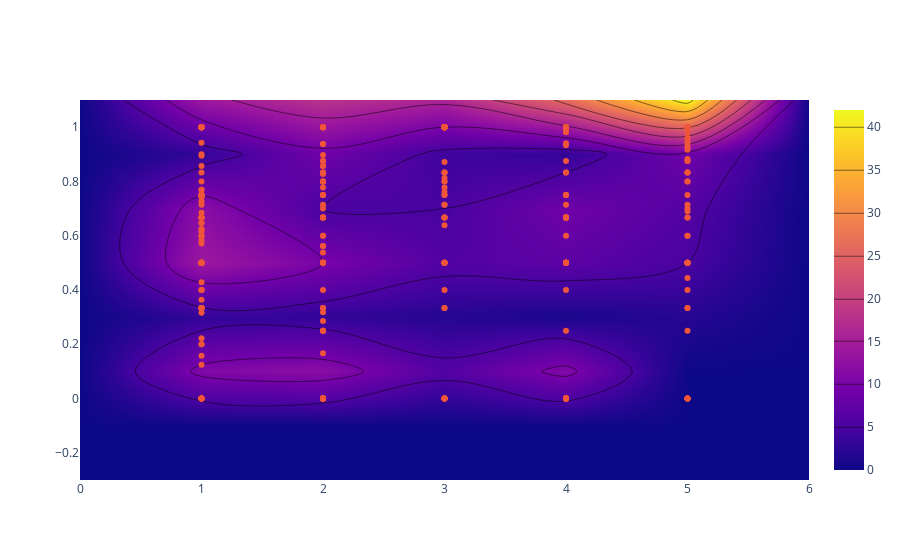

Notebook code for this chart:
### Markdown cell above
This chart is fully interactive. We can use the toolbar on the top-right to perform various operations on the data: zooming and panning, for example. When we hover over a data point.

### Code cell
iplot([go.Histogram2dContour(x=data.head(500)['rating'],
                             y=data.head(500)['helpful'],
                             contours=go.Contours(coloring='heatmap')),
       go.Scatter(x=data.head(1000)['rating'], y=data.head(1000)['helpful'], mode='markers')])

### Figure 1 — Plotly figure (JSON) as saved in the notebook; plotly's stock layout.template omitted (floating-point values rounded to 4 significant figures; data arrays with more than 128 entries replaced by an {"elided": "..."} marker saying what was removed)
{"data": [{"contours": {"coloring": "heatmap"}, "x": {"elided": "500 int values"}, "y": {"elided": "500 float values"}, "type": "histogram2dcontour"}, {"mode": "markers", "x": {"elided": "1000 int values"}, "y": {"elided": "1000 float values"}, "type": "scatter"}], "layout": {}}
